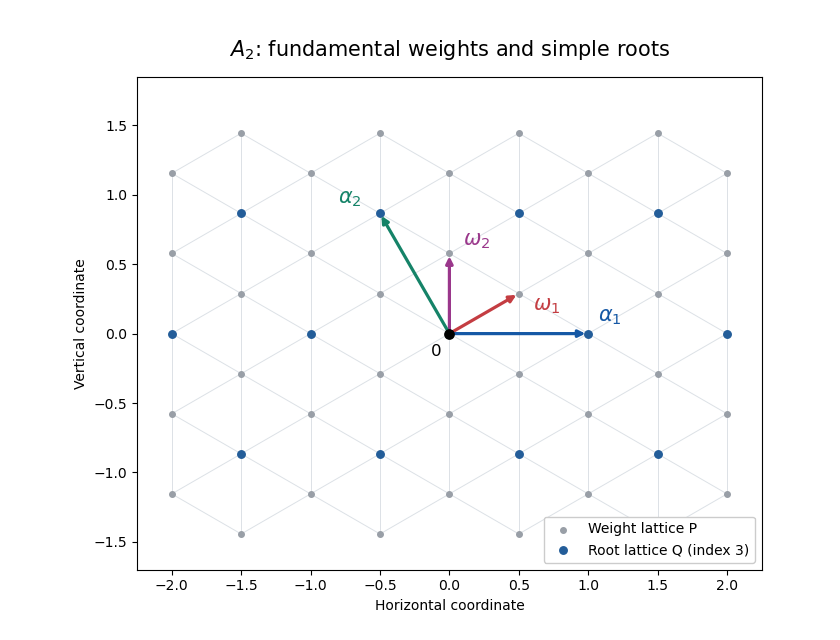

Python code for this plot:
"""A2 lattice plot; Python 3.14, matplotlib 3.10.7 and numpy 2.3.5.

Run in the desired output directory. Make runs this generator in mirrored _media.
"""
import os
from pathlib import Path
os.environ.setdefault('MPLCONFIGDIR',str(Path.cwd()/'.matplotlib-cache'))
import matplotlib
matplotlib.use('Agg')
import matplotlib.pyplot as plt
import numpy as np

def main():
 w1=np.array([.5,np.sqrt(3)/6]);w2=np.array([0,np.sqrt(3)/3])
 fig,ax=plt.subplots(figsize=(8.4,6.4),dpi=100,facecolor='white');ax.set_facecolor('white');pts={}
 for m in range(-8,9):
  for n in range(-8,9):
   v=m*w1+n*w2
   if -2.2<=v[0]<=2.2 and -1.65<=v[1]<=1.65:pts[m,n]=v
 for (m,n),v in pts.items():
  for d in [(1,0),(0,1),(-1,1)]:
   u=pts.get((m+d[0],n+d[1]))
   if u is not None:ax.plot([v[0],u[0]],[v[1],u[1]],color='#dce1e6',lw=.7,zorder=0)
 arr=np.array(list(pts.values()));roots=np.array([v for (m,n),v in pts.items() if (m-n)%3==0])
 ax.scatter(arr[:,0],arr[:,1],s=16,color='#999fa7',label='Weight lattice P',zorder=1)
 ax.scatter(roots[:,0],roots[:,1],s=29,color='#235d99',label='Root lattice Q (index 3)',zorder=2)
 arrows=[(w1,r'$\omega_1$','#c43d42',(.10,-.12)),(w2,r'$\omega_2$','#9a378b',(.10,.06)),(2*w1-w2,r'$\alpha_1$','#1558a5',(.07,.09)),(-w1+2*w2,r'$\alpha_2$','#158368',(-.30,.07))]
 for v,label,color,shift in arrows:
  ax.annotate('',xy=v,xytext=(0,0),arrowprops=dict(arrowstyle='-|>',lw=2.3,color=color),zorder=4)
  ax.text(*(v+shift),label,color=color,fontsize=15,zorder=5)
 ax.scatter([0],[0],s=45,color='black',zorder=6);ax.text(-.13,-.16,'0',fontsize=12)
 ax.set(xlim=(-2.25,2.25),ylim=(-1.7,1.85),aspect='equal');ax.set_xlabel('Horizontal coordinate');ax.set_ylabel('Vertical coordinate')
 ax.set_title(r'$A_2$: fundamental weights and simple roots',fontsize=15,pad=15)
 ax.legend(loc='lower right',framealpha=1,facecolor='white',fontsize=10)
 fig.subplots_adjust(left=.11,right=.96,bottom=.11,top=.88)
 fig.savefig('paper-302-a2-weight-lattice.png',dpi=100,facecolor='white',transparent=False);plt.close(fig)
if __name__=='__main__':main()
